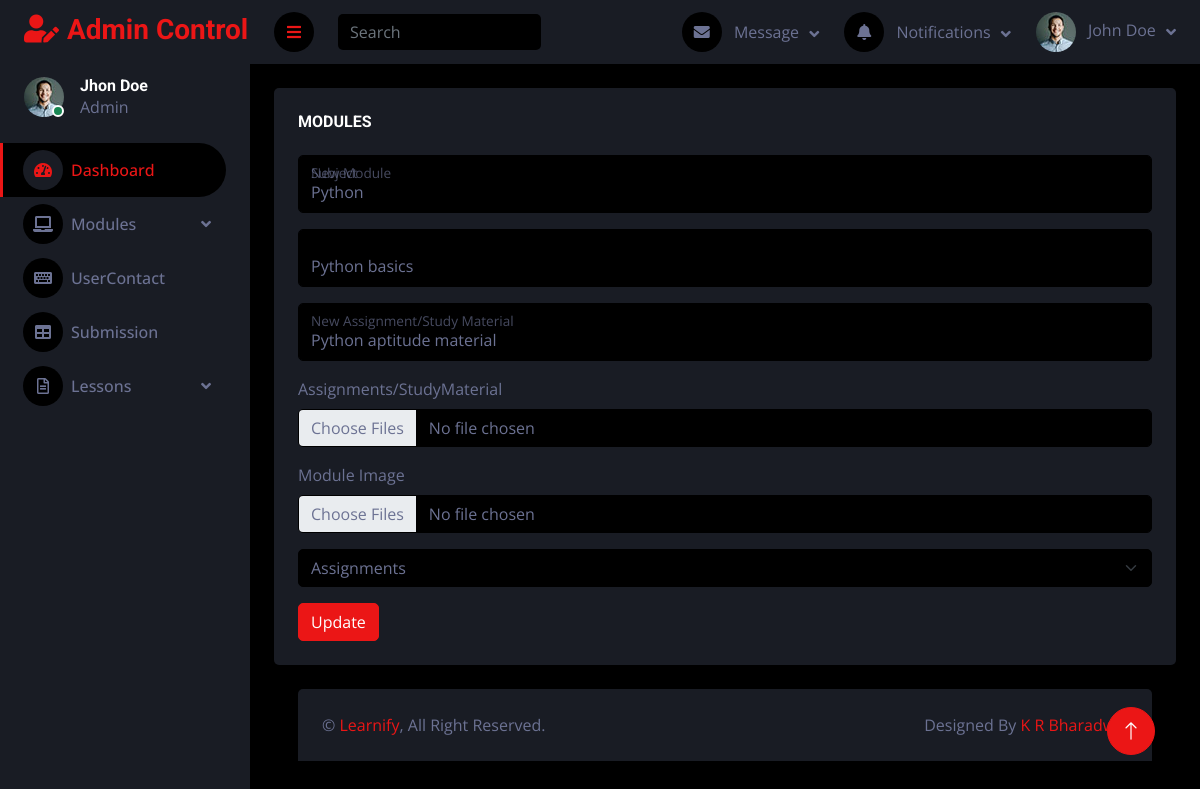
Screenshot of /Admapp/Editmodule/5/ with the database file from the repository.
### Adminapp/models.py (models this page shows)
class CModulesDB(models.Model):
    NewModule = models.CharField(max_length=100,null=True,blank=True)
    Subject = models.CharField(max_length=100,null=True,blank=True)
    Material = models.CharField(max_length=100,null=True,blank=True)
    Image = models.ImageField(upload_to='module',null=True,blank=True)
    Files = models.FileField(upload_to='files',max_length=250)
    Select = models.CharField(max_length=100,null=True,blank=True)

### Adminapp/views.py (the view)
# urls.py: path('Editmodule/<int:moduleid>/',views.Moduleedit,name="Moduleedit"),
def Moduleedit(request,moduleid):
    module = CModulesDB.objects.get(id=moduleid)
    return render(request,"EditModules.html",{'module':module})

### Adminapp/templates/EditModules.html (shortened to what this page needs)
<!DOCTYPE html>
{% extends 'AdmIndex.html' %}
{% block content %}
<html lang="en">
<head>
</head>
<body>
<form method="post" action="{% url 'Moduleupdate' moduleid=module.id %}" enctype="multipart/form-data">
    <div class="col-sm-12 col-xl-12">
        <div class="bg-secondary rounded h-100 p-4">
                            <h6 class="mb-4">MODULES</h6>
                            <div class="form-floating mb-3">
                                <div class="form-floating mb-3">
                                <input type="text" class="form-control" id="floatingIp" placeholder="Subject Name" name="subject" value="{{module.Subject}}">
                                <label for="floatingIp">Subject</label>
                            </div>
                                <input type="text" class="form-control" id="floatingInput" placeholder="Module Name" name="ModName" value="{{module.NewModule}}">
                                <label for="floatingInput">New Module</label>
                            </div>
                            <div class="form-floating mb-3">
                                <input type="text" class="form-control" id="floatingPassword" placeholder="Title" value="{{module.Material}}" name="NewMaterial">
                                <label for="floatingPassword">New Assignment/Study Material</label>
                            </div>
                            <div class="mb-3">
                                <label for="formFileMultiple" class="form-label">Assignments/StudyMaterial</label>
                                <input class="form-control bg-dark" type="file" id="formFileMultiple" name="fileMaterial" multiple="">
                            </div>
                            <div class="mb-3">
                                <label class="form-label">Module Image</label>
                                <input class="form-control bg-dark" type="file"  name="imge" multiple="">
                            </div>
                            <select class="form-select mb-3" aria-label="Default select example" name="select">
                                <option>{{module.Select}}</option>
                            </select>
                            <button type="submit" class="btn btn-primary">Update</button>
        </div>
    </div>
</form>
</body>
</html>
{% endblock %}

### Adminapp/static/css/style.css (style rules this page uses)
:root { --primary: #EB1616; --secondary: #191C24; --light: #6C7293; --dark: #000000; }
.btn { transition: .5s; }

### rows the page displays
CModulesDB: subject "Python", ModName "Python basics", NewMaterial "Python aptitude material", select "Assignments"
